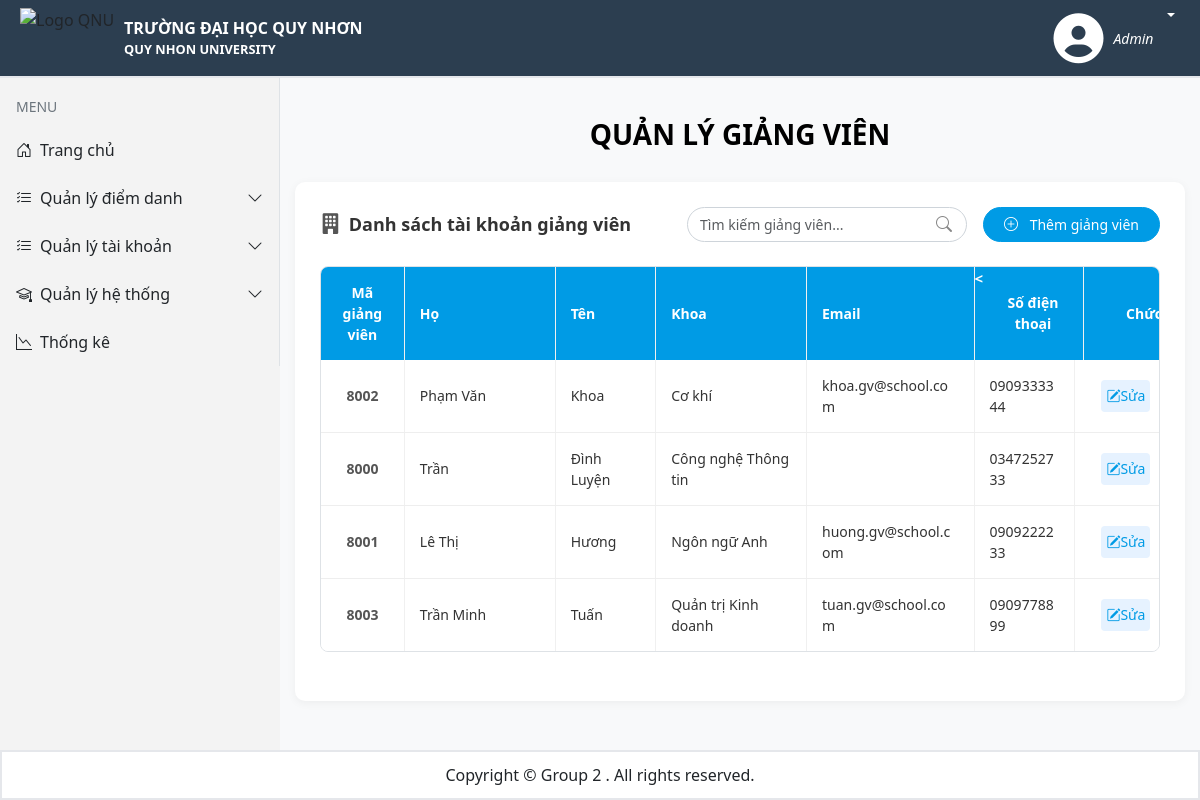
Before: /Admin/QuanLyTaiKhoan/GiangVien (signed in) with the older database file.
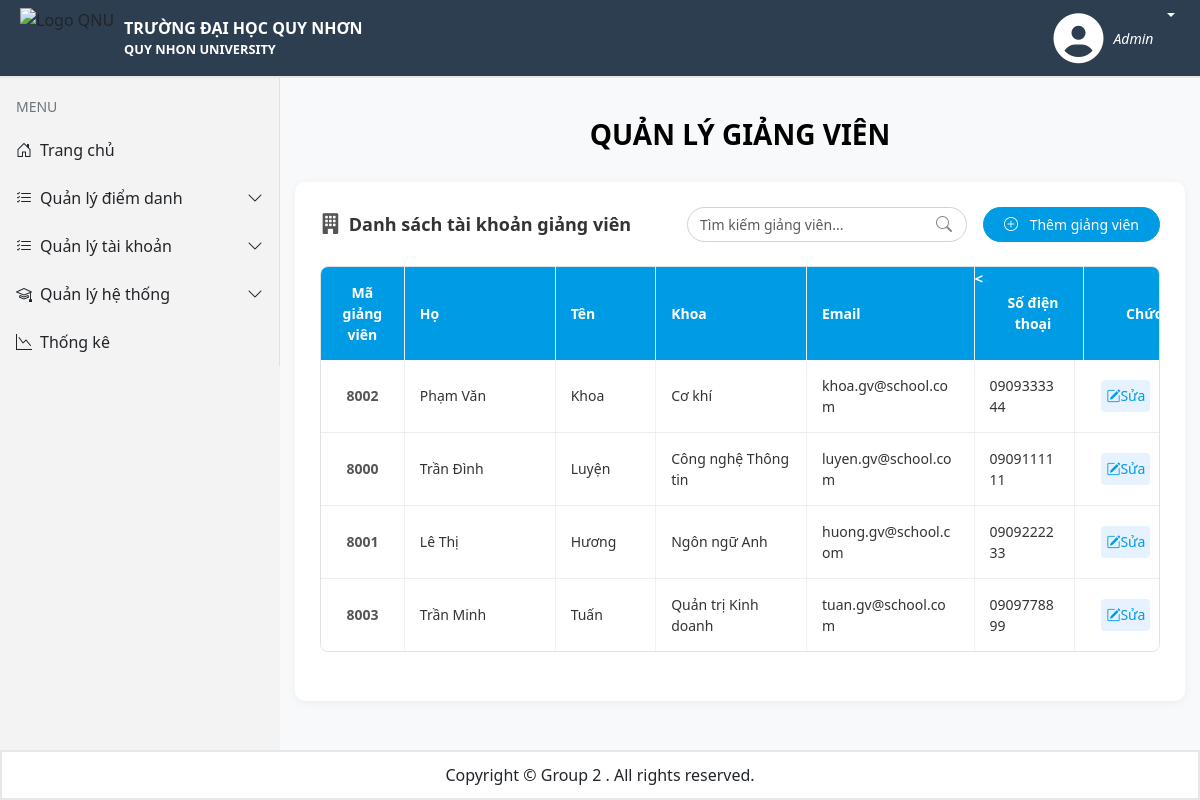
After: the same page with the newer database file.
### tables this page shows
CREATE TABLE IF NOT EXISTS `giangvien` (
  `MaGV` int NOT NULL,
  `MaKhoa` varchar(10) DEFAULT NULL,
  PRIMARY KEY (`MaGV`),
  KEY `MaKhoa` (`MaKhoa`)
);

CREATE TABLE IF NOT EXISTS `account` (
  `UserID` int NOT NULL,
  `Ho` varchar(50) DEFAULT NULL,
  `Ten` varchar(50) DEFAULT NULL,
  `CCCD` varchar(12) DEFAULT NULL,
  `SoDT` varchar(10) DEFAULT NULL,
  `Email` varchar(255) DEFAULT NULL,
  `DiaChi` varchar(255) DEFAULT NULL,
  `NgaySinh` date DEFAULT NULL,
  `GioiTinh` enum('Nam','Nữ') DEFAULT NULL,
  `MatKhau` varchar(255) DEFAULT NULL,
  `AuthToken` varchar(255) DEFAULT NULL,
  `Role` enum('1','2','3') NOT NULL DEFAULT '1',
  PRIMARY KEY (`UserID`),
  UNIQUE KEY `CCCD` (`CCCD`),
  UNIQUE KEY `Email` (`Email`)
);

CREATE TABLE IF NOT EXISTS `khoa` (
  `MaKhoa` varchar(10) NOT NULL,
  `TenKhoa` varchar(100) NOT NULL,
  PRIMARY KEY (`MaKhoa`)
);

### app/Controllers/BaseController.php (called while the page is built, shortened)
<?php
require_once __DIR__ . '/../Models/User.php';
require_once __DIR__ . '/../Config/database.php';
class BaseController
{
    protected function renderAdmin($title, $render,$data = [])
    {
        require_once __DIR__ . "/../Views/layout.php";
    }
}

### app/Controllers/AdminController.php (called while the page is built, shortened)
<?php
    require_once __DIR__ . '/BaseController.php';
    class AdminController extends BaseController
    {
        public function showQuanLyTKGiangVien()
        {
            $userModel = new User();
            if(isset($_GET['search']))
            {
                $dataGV = $userModel->searchTeacherInfo(trim($_GET['search']));
            }
            else
                $dataGV = $userModel->getAllTeacherInfo();
            $this->renderAdmin("Quản lý tài khoản giảng viên", "QLTaiKhoanGV.php", ['listGV' => $dataGV]);
        }
    }
?>

### app/Models/User.php (called while the page is built, shortened)
<?php
    class User
    {
        private $conn;
        public function __construct()
        {
            $this->conn = Database::getConnection();
        }
        public function getAllTeacherInfo()
        {
            $stmt = $this->conn->prepare("SELECT MaGV, Ho, Ten, GioiTinh, NgaySinh, SoDT, CCCD, Email, DiaChi, TenKhoa FROM account
            RIGHT JOIN giangvien on account.UserID = giangvien.MaGV
            LEFT JOIN khoa on giangvien.MaKhoa = khoa.MaKhoa ");
            $stmt->execute();
            $result = $stmt->get_result();
            $data = [];
            while ($row = $result->fetch_assoc()) {
                $data[] = $row;
            }
            return $data;
        }
    }
?>

### app/Config/database.php (called while the page is built, shortened)
<?php
class Database
{
    private static $servername = "localhost";
    private static $username = "root";
    private static $password = "";
    private static $dbname = "diemdanhonline";
    private static $conn = null;
    public static function getConnection()
    {
        if (self::$conn === null) {
            self::$conn = new mysqli(self::$servername, self::$username, self::$password, self::$dbname);
        }
        return self::$conn;
    }
}
?>

### app/Views/Admin/QLTaiKhoanGV.php (the view, shortened to what this page needs)
<!DOCTYPE html>
<html lang="vi">
<head>
    <link rel="stylesheet" href="public/assets/css/qltaikhoan.css">
</head>
<body>
    <div class="page-container">
        <h1 class="main-page-title">QUẢN LÝ giảng viên</h1>
        <div class="custom-card">
            <div class="toolbar-container mb-4">
                <div class="toolbar-left">
                    <div class="toolbar-title">
                        <i class="bi bi-building-fill me-2"></i> <span>Danh sách tài khoản giảng viên</span>
                    </div>
                </div>
                <div class="toolbar-right d-flex align-items-center gap-3">
                    <form action="" method="GET" class="search-wrapper position-relative">
                        <input type="search" name="search" class="form-control search-input" value="<?php echo isset($_GET['search']) ? $_GET['search'] : '' ?>" placeholder="Tìm kiếm giảng viên...">
                        <i class="bi bi-search search-icon"></i>
                    </form>
                    <a href="Admin/QuanLyTaiKhoan/GiangVien/ThemGiangVien" class="btn btn-primary btn-add">
                        <i class="bi bi-plus-circle me-2"></i>
                        Thêm giảng viên
                    </a>
                </div>
            </div>
            <div class="custom-table">
                <div class="table-header">
                    <div class="col-cell c-code">Mã giảng viên</div>
                    <div class="col-cell c-ho">Họ</div>
                    <div class="col-cell c-ten">Tên</div>
                    <div class="col-cell c-lop">Khoa</div>
                    <div class="col-cell email">Email</div>
                    <<div class="col-cell phone">Số điện thoại</div>
                    <div class="col-cell c-action">Chức năng</div>
                </div>
                <div class="table-body">
                    <?php foreach ($data['listGV'] as $sv): ?>
                        <div class="table-row">
                            <div class="col-cell c-code"><?php echo htmlspecialchars($sv['MaGV']); ?></div>
                            <div class="col-cell c-ho"><?php echo htmlspecialchars($sv['Ho']); ?></div>
                            <div class="col-cell c-ten"><?php echo htmlspecialchars($sv['Ten']); ?></div>
                            <div class="col-cell c-lop"><?php echo htmlspecialchars($sv['TenKhoa']); ?></div>
                            <div class="col-cell email"><?php echo htmlspecialchars($sv['Email']); ?></div>
                            <div class="col-cell phone"><?php echo htmlspecialchars($sv['SoDT']); ?></div>
                            <div class="col-cell c-action">
                                <a href="Admin/QuanLyTaiKhoan/GiangVien/SuaGiangVien?MaGV= <?php echo htmlspecialchars($sv['MaGV']) ?>" class="btn-icon btn-edit" title="Sửa"><i class="bi bi-pencil-square"></i>Sửa </a>
                            </div>
                        </div>
                    <?php endforeach; ?>
                </div>
            </div>
        </div>
    </div>
</body>
</html>

Changed rows visible on the page:
changed through a linked row, giangvien "Công nghệ Thông tin": MaGV.Ho "Trần" → "Trần Đình"; MaGV.Ten "Đình Luyện" → "Luyện"; MaGV.Email (not shown) → "luyen.gv@school.com"; MaGV.SoDT "0347252733" → "0909111111"
